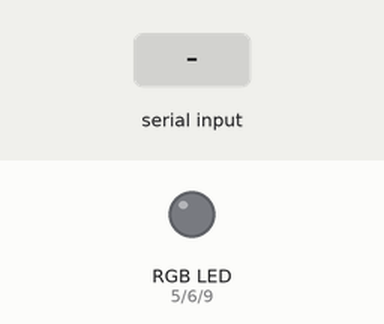
Simulated run of this sketch. Board: Arduino Uno, built with avr-gcc and run on an emulated ATmega328P. Shown: an RGB LED mixed from three pins (HIGH = lit). The test bench sets the inputs (shaded band). Dim RGB values are drawn brighter than linear.

Above: at 1.2 s.
1.3 s: "0:1\n" received over the second serial link
At 2.6 s:
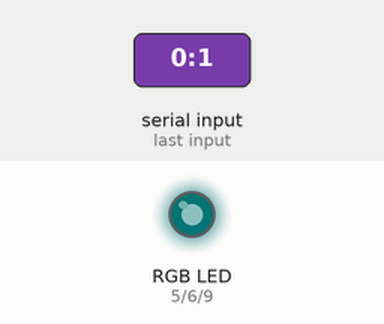
4.3 s: "0:150\n" received over the second serial link
At 6.1 s:
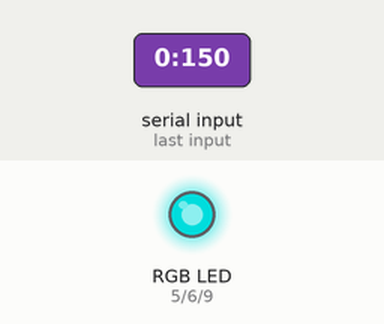
7.3 s: "1:150\n" received over the second serial link
10.3 s: "90:45:200\n" received over the second serial link
At 11.9 s:
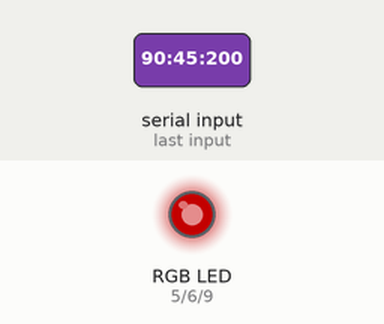
13.3 s: "1:1\n" received over the second serial link
At 14.6 s:
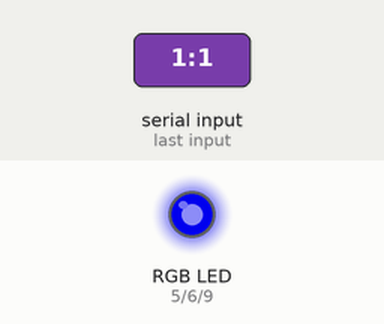
16.3 s: "30:150:10\n" received over the second serial link
Timing chart, 0 to 20.3 s (numbered marks = the images above; inputs shaded):
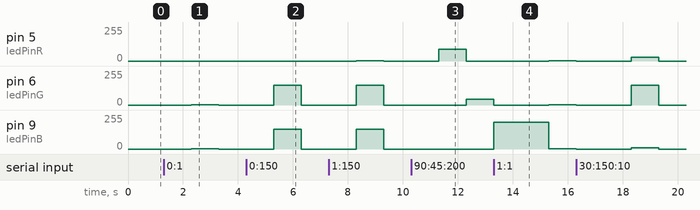

Measured:
- after the input at 1.3 s, pin 6 (ledPinG), pin 9 (ledPinB): 0/255 → 1/255 after 1.0 s, → 0/255 1.0 s later
- after the input at 4.3 s, pin 5 (ledPinR): stays 0/255 (without the input it goes to 1/255 after 0.00 s)
- after the input at 10.3 s, pin 9 (ledPinB): stays 0/255 (without the input it goes to 150/255 after 0.00 s)

The sketch:

RGBcontroller.ino
```cpp
#include <SoftwareSerial.h>
#define ledPinR 5
#define ledPinG 6
#define ledPinB 9
SoftwareSerial myBluetooth (2,3); // RX, TX
String value = "0:0:0:0";
String red = "";
String green = "";
String blue = "";
String mode = "";
int dotIndex;

void setup () {
myBluetooth.begin(9600);
pinMode(ledPinR, OUTPUT);
pinMode(ledPinG, OUTPUT);
pinMode(ledPinB, OUTPUT);
digitalWrite(ledPinR, LOW);
digitalWrite(ledPinG, LOW);
digitalWrite(ledPinB, LOW);
}

void loop() {

if(myBluetooth.available())
{
value = myBluetooth.readString();
}

dotIndex = value.indexOf(':');
red = value.substring(0, dotIndex);
value = value.substring(dotIndex + 1);

dotIndex = value.indexOf(':');
green = value.substring(0, dotIndex);
value = value.substring(dotIndex+1);

dotIndex = value.indexOf(':');
blue = value.substring(0, dotIndex);
value = value.substring(dotIndex+1, dotIndex+2);

mode = value;

if(mode == "0")
{
analogWrite(ledPinR, red.toInt());
analogWrite(ledPinG, green.toInt());
analogWrite(ledPinB, blue.toInt());
}
else if(mode == "1")
{
analogWrite(ledPinR, red.toInt());
analogWrite(ledPinG, green.toInt());
analogWrite(ledPinB, blue.toInt());
delay(1000);
digitalWrite(ledPinR, LOW);
digitalWrite(ledPinG, LOW);
digitalWrite(ledPinB, LOW);
delay(1000);
}
else{
analogWrite(ledPinR, red.toInt());
digitalWrite(ledPinG, LOW);
digitalWrite(ledPinB, LOW);
delay(1000);
digitalWrite(ledPinR, LOW);
analogWrite(ledPinG, green.toInt());
delay(1000);
digitalWrite(ledPinG, LOW);
analogWrite(ledPinB, blue.toInt());
delay(1000);
}
}
```
